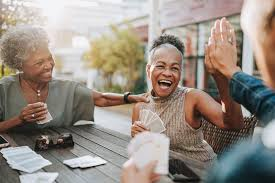
#> input picture 03_CNN/05_CNN_Practical_Implementation/Emotion Classification — Happy vs Not Happy (CNN)/testing/1.jpeg, 275 x 183 px, given in place of the camera
$ python color_segmentation.py
#> lines starting #> are read from the running program, lines starting #| are printed output that depends on the picture; after the words box and inside, x2 and y2 are one past the last pixel; in counts of white or black regions, pixels touching at a corner belong together
"""
color_segmentation.py
Webcam-based OpenCV color segmentation & masking utility.
Controls:
 - r : Red mask
 - g : Green mask
 - b : Blue mask
 - a : All colors except white mask
 - o : Original frame
 - h : show HSV frame
 - s : save current mask as PNG
 - ESC / q : quit
"""
import cv2
import numpy as np
import time
from pathlib import Path

# HSV ranges for colors (tunable)
COLOR_RANGES = {
    "red": [([0,120,70], [10,255,255]), ([170,120,70], [180,255,255])],  # two ranges for red
    "green": [([36, 25, 25], [86, 255,255])],
    "blue": [([94, 80, 2], [126, 255, 255])],
    "non_white": [([0, 0, 0], [180, 255, 200])]  # everything except very bright whites
}

def get_mask(hsv, ranges):
    mask = None
    for (lower, upper) in ranges:
        lower = np.array(lower, dtype=np.uint8)
        upper = np.array(upper, dtype=np.uint8)
        m = cv2.inRange(hsv, lower, upper)
        mask = m if mask is None else cv2.bitwise_or(mask, m)
    return mask

def main():
    cap = cv2.VideoCapture(0)
    if not cap.isOpened():
        print("Error: Could not open webcam.")
        return
    mode = "original"
    save_count = 0
    fps_prev = time.time()

    print("Controls: r=red, g=green, b=blue, a=all except white, o=original, h=hsv, s=save mask, ESC/q=quit")

    while True:
        ret, frame = cap.read()
#> frame is the input picture: shape (183, 275, 3); mean B, G, R 131.8, 141.3, 151.3
        if not ret:
            break
        frame = cv2.flip(frame,1)
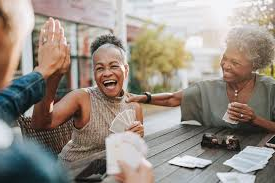
#> frame: shape (183, 275, 3); mean B, G, R 131.8, 141.3, 151.3
        hsv = cv2.cvtColor(frame, cv2.COLOR_BGR2HSV)
#> hsv: shape (183, 275, 3); mean H, S, V 44.4, 55.4, 155.8
        display = frame.copy()

        if mode == "red":
            mask = get_mask(hsv, COLOR_RANGES["red"])
            display = cv2.bitwise_and(frame, frame, mask=mask)
        elif mode == "green":
            mask = get_mask(hsv, COLOR_RANGES["green"])
            display = cv2.bitwise_and(frame, frame, mask=mask)
        elif mode == "blue":
            mask = get_mask(hsv, COLOR_RANGES["blue"])
            display = cv2.bitwise_and(frame, frame, mask=mask)
        elif mode == "non_white":
            mask = get_mask(hsv, COLOR_RANGES["non_white"])
            display = cv2.bitwise_and(frame, frame, mask=mask)
        elif mode == "hsv":
            display = cv2.cvtColor(hsv, cv2.COLOR_HSV2BGR)
        else:
            display = frame

        # HUD
        fps_now = time.time()
        fps = 1/(fps_now - fps_prev) if fps_prev else 0
        fps_prev = fps_now
        cv2.putText(display, f"Mode: {mode} | FPS: {int(fps)}", (10,30), cv2.FONT_HERSHEY_SIMPLEX, 0.8, (0,255,0),2)
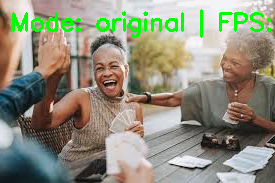
#> display: shape (183, 275, 3); 3.43% of pixels changed, all inside (x1, y1, x2, y2) = (12, 9, 271, 38)
        cv2.imshow("Color Segmentation", display)

        key = cv2.waitKey(1) & 0xFF
#> (key q is pressed here)
        if key == 27 or key == ord('q'):
            break
        elif key == ord('r'):
            mode = "red"
        elif key == ord('g'):
            mode = "green"
        elif key == ord('b'):
            mode = "blue"
        elif key == ord('a'):
            mode = "non_white"
        elif key == ord('o'):
            mode = "original"
        elif key == ord('h'):
            mode = "hsv"
        elif key == ord('s'):
            save_path = Path.cwd() / f"color_mask_{mode}_{int(time.time())}.png"
            if 'mask' in locals():
                cv2.imwrite(str(save_path), mask)
                print(f"Saved mask to {save_path}")
            else:
                cv2.imwrite(str(save_path), display)
                print(f"Saved frame to {save_path}")

    cap.release()
    cv2.destroyAllWindows()

if __name__ == '__main__':
    main()

$ run again, on 03_CNN/05_CNN_Practical_Implementation/Emotion Classification — Happy vs Not Happy (CNN)/testing/10.jpeg
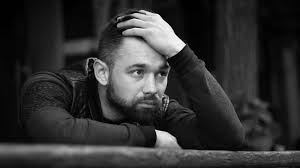
#> input picture 03_CNN/05_CNN_Practical_Implementation/Emotion Classification — Happy vs Not Happy (CNN)/testing/10.jpeg, 300 x 168 px, given in place of the camera
#> in main, frame is the input picture: shape (168, 300, 3); min 0, max 254, mean 49.2
#> in main, `frame = cv2.flip(frame,1)`:
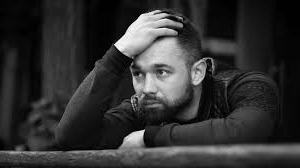
#> frame: shape (168, 300, 3); min 0, max 254, mean 49.2
#> hsv: shape (168, 300, 3); mean H, S, V 0, 0, 49.2
#> in main, `cv2.putText(display, f"Mode: {mode} | FPS: {int(fps)}", (10,30), cv2.F..`:
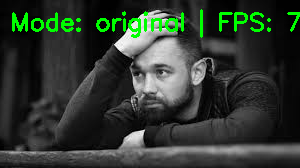
#> display: shape (168, 300, 3); 3.6% of pixels changed, all inside (x1, y1, x2, y2) = (12, 9, 300, 38)

$ run again, on 03_CNN/05_CNN_Practical_Implementation/Emotion Classification — Happy vs Not Happy (CNN)/testing/11.jpeg
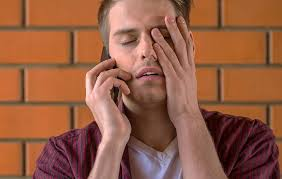
#> input picture 03_CNN/05_CNN_Practical_Implementation/Emotion Classification — Happy vs Not Happy (CNN)/testing/11.jpeg, 282 x 179 px, given in place of the camera
#> in main, frame is the input picture: shape (179, 282, 3); mean B, G, R 67.3, 93, 149.1
#> in main, `frame = cv2.flip(frame,1)`:
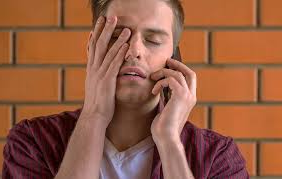
#> frame: shape (179, 282, 3); mean B, G, R 67.3, 93, 149.1
#> hsv: shape (179, 282, 3); mean H, S, V 30.8, 146.3, 149.3
#> in main, `cv2.putText(display, f"Mode: {mode} | FPS: {int(fps)}", (10,30), cv2.F..`:
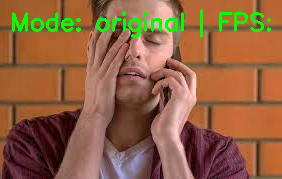
#> display: shape (179, 282, 3); 3.42% of pixels changed, all inside (x1, y1, x2, y2) = (12, 9, 271, 38)
